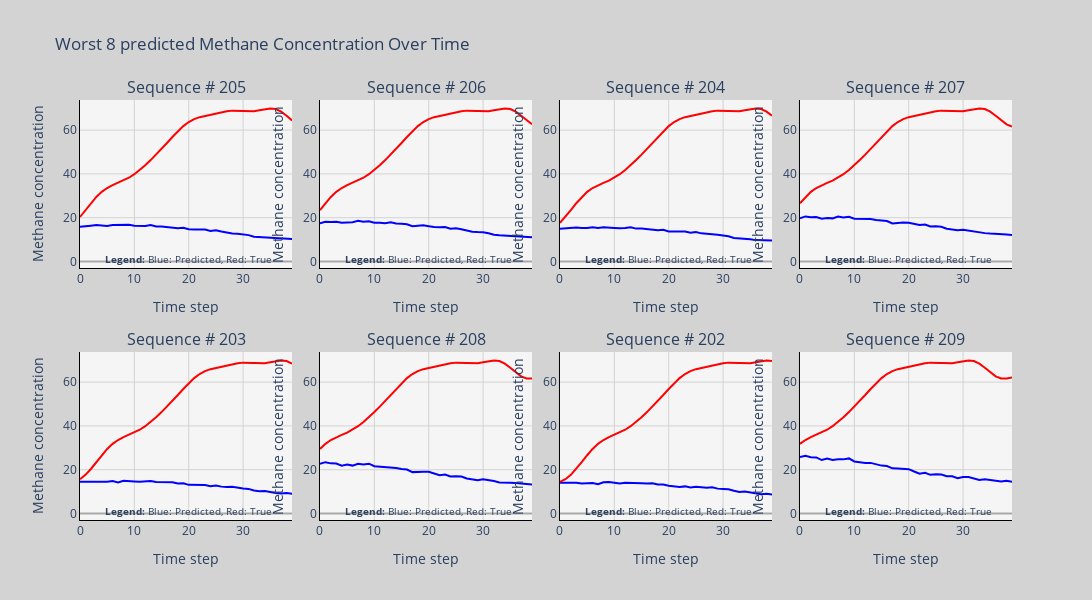

The notebook cell this image was saved under:
### Code cell
import plotly.graph_objects as go
import plotly.subplots as sp
import numpy as np

# What to plot:
best_or_worst_preds = "Worst"

# Define the grid layout
n_rows = 2
n_cols = 4
num_figures = n_rows * n_cols  # Ensure the grid can accommodate all figures

# Create a subplot figure
if best_or_worst_preds == "Best":
    fig = sp.make_subplots(rows=n_rows, cols=n_cols, 
                        subplot_titles=[f"Sequence # {i}" for i in idx_min_mae_vals],
                        horizontal_spacing=0.03, vertical_spacing=0.2)
elif best_or_worst_preds == "Worst":
    fig = sp.make_subplots(rows=n_rows, cols=n_cols, 
                        subplot_titles=[f"Sequence # {i}" for i in idx_max_mae_vals],
                        horizontal_spacing=0.03, vertical_spacing=0.2)

# Add traces to each subplot
for i in range(num_figures):
    row = (i // n_cols) + 1
    col = (i % n_cols) + 1
    
    #idx_meas = np.random.randint(low=0, high=pred.shape[0])
    if best_or_worst_preds == "Best":
        idx_meas = idx_min_mae_vals[i]
    elif best_or_worst_preds == "Worst":
        idx_meas = idx_max_mae_vals[i]

    fig.add_trace(go.Scatter(
        x=np.linspace(0, pred.shape[1] - 1, pred.shape[1]),
        y=pred[idx_meas, :, 0],
        name="Predicted",
        mode="lines",
        line=dict(color="blue"),
    ), row=row, col=col)
    
    fig.add_trace(go.Scatter(
        x=np.linspace(0, true.shape[1] - 1, true.shape[1]),
        y=true[idx_meas, :, 0],
        name="True",
        mode="lines",
        line=dict(color="red"),
    ), row=row, col=col)

      # Add individual legend annotations
    fig.add_annotation(
        x=20,
        y=1.15,
        xref=f"x{i + 1}",
        yref=f"y{i + 1}",
        showarrow=False,
        text="<b>Legend:</b> Blue: Predicted, Red: True",
        font=dict(size=10),
        align="center",
    )

# Update layout
fig.update_layout(
    showlegend=False,
    height=n_rows * 300,  # Adjust the height dynamically
    width=n_cols * 350,   # Adjust the width dynamically
    title_text=f"{best_or_worst_preds} {num_figures} predicted Methane Concentration Over Time",
    paper_bgcolor="lightgray",  # Background color outside the plots
    plot_bgcolor="whitesmoke"   # Background color inside the plots
)

# Update individual axes styles
for i in range(1, n_rows * n_cols + 1):
    fig['layout'][f'xaxis{i}'].update(
        title_text="Time step",  # Label for x-axis
        showgrid=True,  # Show gridlines
        gridcolor="lightgray",
        zerolinecolor="darkgray",  # Zero-line color
        linecolor="black",         # Axis line color
        tickcolor="black",         # Tick mark color
    )
    fig['layout'][f'yaxis{i}'].update(
        title_text="Methane concentration",
        showgrid=True,
        gridcolor="lightgray",
        zerolinecolor="darkgray",
        linecolor="black",
        tickcolor="black",
    )
# Show the figure
fig.show()

### Figure 1 — Plotly figure (JSON) as saved in the notebook; plotly's stock layout.template omitted (floating-point values rounded to 4 significant figures)
{"data": [{"line": {"color": "blue"}, "mode": "lines", "name": "Predicted", "type": "scatter", "x": [0, 1, 2, 3, 4, 5, 6, 7, 8, 9, 10, 11, 12, 13, 14, 15, 16, 17, 18, 19, 20, 21, 22, 23, 24, 25, 26, 27, 28, 29, 30, 31, 32, 33, 34, 35, 36, 37, 38, 39], "xaxis": "x", "y": [15.81, 16.26, 16.37, 16.65, 16.32, 16.26, 16.66, 16.75, 16.68, 16.73, 16.34, 16.29, 16.19, 16.65, 15.99, 16.02, 15.7, 15.24, 15.14, 15.4, 14.77, 14.61, 14.71, 14.65, 13.98, 14.29, 13.7, 13.13, 12.84, 12.72, 12.45, 12.06, 11.28, 11.16, 11.1, 10.77, 10.52, 10.5, 10.37, 10.25], "yaxis": "y"}, {"line": {"color": "red"}, "mode": "lines", "name": "True", "type": "scatter", "x": [0, 1, 2, 3, 4, 5, 6, 7, 8, 9, 10, 11, 12, 13, 14, 15, 16, 17, 18, 19, 20, 21, 22, 23, 24, 25, 26, 27, 28, 29, 30, 31, 32, 33, 34, 35, 36, 37, 38, 39], "xaxis": "x", "y": [20.34, 23.45, 26.61, 29.48, 31.81, 33.57, 34.85, 35.89, 36.96, 38.25, 39.86, 41.79, 43.97, 46.32, 48.79, 51.39, 54.1, 56.85, 59.48, 61.82, 63.69, 65.03, 65.9, 66.49, 67.01, 67.56, 68.15, 68.64, 68.89, 68.86, 68.65, 68.5, 68.6, 69.03, 69.59, 69.91, 69.59, 68.43, 66.56, 64.43], "yaxis": "y"}, {"line": {"color": "blue"}, "mode": "lines", "name": "Predicted", "type": "scatter", "x": [0, 1, 2, 3, 4, 5, 6, 7, 8, 9, 10, 11, 12, 13, 14, 15, 16, 17, 18, 19, 20, 21, 22, 23, 24, 25, 26, 27, 28, 29, 30, 31, 32, 33, 34, 35, 36, 37, 38, 39], "xaxis": "x2", "y": [17.41, 18.12, 18.04, 18.2, 17.73, 17.77, 17.96, 18.56, 18.16, 18.34, 17.74, 17.69, 17.48, 17.87, 17.32, 17.26, 16.97, 16.11, 16.29, 16.51, 16.14, 15.74, 15.7, 15.76, 14.99, 15.15, 14.74, 13.98, 13.55, 13.44, 13.38, 12.93, 12.24, 12.02, 11.89, 11.63, 11.54, 11.47, 11.23, 11.13], "yaxis": "y2"}, {"line": {"color": "red"}, "mode": "lines", "name": "True", "type": "scatter", "x": [0, 1, 2, 3, 4, 5, 6, 7, 8, 9, 10, 11, 12, 13, 14, 15, 16, 17, 18, 19, 20, 21, 22, 23, 24, 25, 26, 27, 28, 29, 30, 31, 32, 33, 34, 35, 36, 37, 38, 39], "xaxis": "x2", "y": [23.45, 26.61, 29.48, 31.81, 33.57, 34.85, 35.89, 36.96, 38.25, 39.86, 41.79, 43.97, 46.32, 48.79, 51.39, 54.1, 56.85, 59.48, 61.82, 63.69, 65.03, 65.9, 66.49, 67.01, 67.56, 68.15, 68.64, 68.89, 68.86, 68.65, 68.5, 68.6, 69.03, 69.59, 69.91, 69.59, 68.43, 66.56, 64.43, 62.64], "yaxis": "y2"}, {"line": {"color": "blue"}, "mode": "lines", "name": "Predicted", "type": "scatter", "x": [0, 1, 2, 3, 4, 5, 6, 7, 8, 9, 10, 11, 12, 13, 14, 15, 16, 17, 18, 19, 20, 21, 22, 23, 24, 25, 26, 27, 28, 29, 30, 31, 32, 33, 34, 35, 36, 37, 38, 39], "xaxis": "x3", "y": [14.92, 15.08, 15.27, 15.57, 15.3, 15.25, 15.66, 15.27, 15.64, 15.63, 15.36, 15.25, 15.28, 15.68, 15.03, 15.08, 14.77, 14.69, 14.3, 14.5, 13.74, 13.72, 13.77, 13.7, 13.12, 13.52, 12.86, 12.5, 12.45, 12.18, 11.81, 11.51, 10.71, 10.54, 10.58, 10.2, 9.769, 9.722, 9.763, 9.563], "yaxis": "y3"}, {"line": {"color": "red"}, "mode": "lines", "name": "True", "type": "scatter", "x": [0, 1, 2, 3, 4, 5, 6, 7, 8, 9, 10, 11, 12, 13, 14, 15, 16, 17, 18, 19, 20, 21, 22, 23, 24, 25, 26, 27, 28, 29, 30, 31, 32, 33, 34, 35, 36, 37, 38, 39], "xaxis": "x3", "y": [17.64, 20.34, 23.45, 26.61, 29.48, 31.81, 33.57, 34.85, 35.89, 36.96, 38.25, 39.86, 41.79, 43.97, 46.32, 48.79, 51.39, 54.1, 56.85, 59.48, 61.82, 63.69, 65.03, 65.9, 66.49, 67.01, 67.56, 68.15, 68.64, 68.89, 68.86, 68.65, 68.5, 68.6, 69.03, 69.59, 69.91, 69.59, 68.43, 66.56], "yaxis": "y3"}, {"line": {"color": "blue"}, "mode": "lines", "name": "Predicted", "type": "scatter", "x": [0, 1, 2, 3, 4, 5, 6, 7, 8, 9, 10, 11, 12, 13, 14, 15, 16, 17, 18, 19, 20, 21, 22, 23, 24, 25, 26, 27, 28, 29, 30, 31, 32, 33, 34, 35, 36, 37, 38, 39], "xaxis": "x4", "y": [19.75, 20.59, 20.26, 20.28, 19.58, 19.84, 19.7, 20.57, 20.09, 20.4, 19.53, 19.45, 19.15, 19.4, 18.95, 18.73, 18.49, 17.35, 17.66, 17.77, 17.65, 17.0, 16.64, 16.86, 16.02, 16.07, 15.85, 14.99, 14.57, 14.28, 14.49, 14.07, 13.48, 13.06, 12.96, 12.76, 12.7, 12.53, 12.33, 12.16], "yaxis": "y4"}, {"line": {"color": "red"}, "mode": "lines", "name": "True", "type": "scatter", "x": [0, 1, 2, 3, 4, 5, 6, 7, 8, 9, 10, 11, 12, 13, 14, 15, 16, 17, 18, 19, 20, 21, 22, 23, 24, 25, 26, 27, 28, 29, 30, 31, 32, 33, 34, 35, 36, 37, 38, 39], "xaxis": "x4", "y": [26.61, 29.48, 31.81, 33.57, 34.85, 35.89, 36.96, 38.25, 39.86, 41.79, 43.97, 46.32, 48.79, 51.39, 54.1, 56.85, 59.48, 61.82, 63.69, 65.03, 65.9, 66.49, 67.01, 67.56, 68.15, 68.64, 68.89, 68.86, 68.65, 68.5, 68.6, 69.03, 69.59, 69.91, 69.59, 68.43, 66.56, 64.43, 62.64, 61.66], "yaxis": "y4"}, {"line": {"color": "blue"}, "mode": "lines", "name": "Predicted", "type": "scatter", "x": [0, 1, 2, 3, 4, 5, 6, 7, 8, 9, 10, 11, 12, 13, 14, 15, 16, 17, 18, 19, 20, 21, 22, 23, 24, 25, 26, 27, 28, 29, 30, 31, 32, 33, 34, 35, 36, 37, 38, 39], "xaxis": "x5", "y": [14.46, 14.45, 14.56, 14.77, 14.48, 14.55, 14.8, 14.16, 14.92, 14.92, 14.66, 14.46, 14.63, 14.88, 14.4, 14.42, 14.16, 14.28, 13.72, 13.81, 13.08, 13.08, 12.92, 12.97, 12.45, 12.84, 12.28, 12.08, 12.24, 11.76, 11.45, 11.24, 10.48, 10.14, 10.25, 9.862, 9.33, 9.182, 9.343, 9.055], "yaxis": "y5"}, {"line": {"color": "red"}, "mode": "lines", "name": "True", "type": "scatter", "x": [0, 1, 2, 3, 4, 5, 6, 7, 8, 9, 10, 11, 12, 13, 14, 15, 16, 17, 18, 19, 20, 21, 22, 23, 24, 25, 26, 27, 28, 29, 30, 31, 32, 33, 34, 35, 36, 37, 38, 39], "xaxis": "x5", "y": [15.64, 17.64, 20.34, 23.45, 26.61, 29.48, 31.81, 33.57, 34.85, 35.89, 36.96, 38.25, 39.86, 41.79, 43.97, 46.32, 48.79, 51.39, 54.1, 56.85, 59.48, 61.82, 63.69, 65.03, 65.9, 66.49, 67.01, 67.56, 68.15, 68.64, 68.89, 68.86, 68.65, 68.5, 68.6, 69.03, 69.59, 69.91, 69.59, 68.43], "yaxis": "y5"}, {"line": {"color": "blue"}, "mode": "lines", "name": "Predicted", "type": "scatter", "x": [0, 1, 2, 3, 4, 5, 6, 7, 8, 9, 10, 11, 12, 13, 14, 15, 16, 17, 18, 19, 20, 21, 22, 23, 24, 25, 26, 27, 28, 29, 30, 31, 32, 33, 34, 35, 36, 37, 38, 39], "xaxis": "x6", "y": [22.65, 23.45, 22.9, 22.81, 21.86, 22.36, 21.88, 22.67, 22.34, 22.76, 21.6, 21.42, 21.07, 21.18, 20.74, 20.29, 20.11, 18.9, 19.12, 19.08, 19.08, 18.19, 17.47, 17.83, 16.92, 16.99, 16.88, 16.03, 15.78, 15.19, 15.64, 15.35, 14.81, 14.18, 14.25, 14.06, 13.89, 13.59, 13.62, 13.3], "yaxis": "y6"}, {"line": {"color": "red"}, "mode": "lines", "name": "True", "type": "scatter", "x": [0, 1, 2, 3, 4, 5, 6, 7, 8, 9, 10, 11, 12, 13, 14, 15, 16, 17, 18, 19, 20, 21, 22, 23, 24, 25, 26, 27, 28, 29, 30, 31, 32, 33, 34, 35, 36, 37, 38, 39], "xaxis": "x6", "y": [29.48, 31.81, 33.57, 34.85, 35.89, 36.96, 38.25, 39.86, 41.79, 43.97, 46.32, 48.79, 51.39, 54.1, 56.85, 59.48, 61.82, 63.69, 65.03, 65.9, 66.49, 67.01, 67.56, 68.15, 68.64, 68.89, 68.86, 68.65, 68.5, 68.6, 69.03, 69.59, 69.91, 69.59, 68.43, 66.56, 64.43, 62.64, 61.66, 61.6], "yaxis": "y6"}, {"line": {"color": "blue"}, "mode": "lines", "name": "Predicted", "type": "scatter", "x": [0, 1, 2, 3, 4, 5, 6, 7, 8, 9, 10, 11, 12, 13, 14, 15, 16, 17, 18, 19, 20, 21, 22, 23, 24, 25, 26, 27, 28, 29, 30, 31, 32, 33, 34, 35, 36, 37, 38, 39], "xaxis": "x7", "y": [14.05, 14.06, 14.0, 14.03, 13.67, 13.89, 13.92, 13.37, 14.29, 14.35, 14.05, 13.75, 14.02, 14.09, 13.92, 13.87, 13.69, 13.77, 13.23, 13.22, 12.66, 12.53, 12.14, 12.39, 11.87, 12.18, 11.87, 11.73, 11.97, 11.36, 11.23, 11.08, 10.43, 9.879, 10.0, 9.611, 9.15, 8.843, 9.025, 8.685], "yaxis": "y7"}, {"line": {"color": "red"}, "mode": "lines", "name": "True", "type": "scatter", "x": [0, 1, 2, 3, 4, 5, 6, 7, 8, 9, 10, 11, 12, 13, 14, 15, 16, 17, 18, 19, 20, 21, 22, 23, 24, 25, 26, 27, 28, 29, 30, 31, 32, 33, 34, 35, 36, 37, 38, 39], "xaxis": "x7", "y": [14.42, 15.64, 17.64, 20.34, 23.45, 26.61, 29.48, 31.81, 33.57, 34.85, 35.89, 36.96, 38.25, 39.86, 41.79, 43.97, 46.32, 48.79, 51.39, 54.1, 56.85, 59.48, 61.82, 63.69, 65.03, 65.9, 66.49, 67.01, 67.56, 68.15, 68.64, 68.89, 68.86, 68.65, 68.5, 68.6, 69.03, 69.59, 69.91, 69.59], "yaxis": "y7"}, {"line": {"color": "blue"}, "mode": "lines", "name": "Predicted", "type": "scatter", "x": [0, 1, 2, 3, 4, 5, 6, 7, 8, 9, 10, 11, 12, 13, 14, 15, 16, 17, 18, 19, 20, 21, 22, 23, 24, 25, 26, 27, 28, 29, 30, 31, 32, 33, 34, 35, 36, 37, 38, 39], "xaxis": "x8", "y": [25.77, 26.4, 25.74, 25.61, 24.42, 25.11, 24.4, 24.76, 24.72, 25.17, 23.77, 23.42, 23.08, 23.12, 22.57, 21.87, 21.68, 20.62, 20.53, 20.39, 20.27, 19.18, 18.21, 18.61, 17.66, 17.87, 17.79, 17.01, 16.99, 16.14, 16.69, 16.62, 16.06, 15.31, 15.64, 15.38, 15.04, 14.59, 14.96, 14.49], "yaxis": "y8"}, {"line": {"color": "red"}, "mode": "lines", "name": "True", "type": "scatter", "x": [0, 1, 2, 3, 4, 5, 6, 7, 8, 9, 10, 11, 12, 13, 14, 15, 16, 17, 18, 19, 20, 21, 22, 23, 24, 25, 26, 27, 28, 29, 30, 31, 32, 33, 34, 35, 36, 37, 38, 39], "xaxis": "x8", "y": [31.81, 33.57, 34.85, 35.89, 36.96, 38.25, 39.86, 41.79, 43.97, 46.32, 48.79, 51.39, 54.1, 56.85, 59.48, 61.82, 63.69, 65.03, 65.9, 66.49, 67.01, 67.56, 68.15, 68.64, 68.89, 68.86, 68.65, 68.5, 68.6, 69.03, 69.59, 69.91, 69.59, 68.43, 66.56, 64.43, 62.64, 61.66, 61.6, 62.16], "yaxis": "y8"}], "layout": {"annotations": [{"font": {"size": 16}, "showarrow": false, "text": "Sequence # 205", "x": 0.1138, "xanchor": "center", "xref": "paper", "y": 1, "yanchor": "bottom", "yref": "paper"}, {"font": {"size": 16}, "showarrow": false, "text": "Sequence # 206", "x": 0.3712, "xanchor": "center", "xref": "paper", "y": 1, "yanchor": "bottom", "yref": "paper"}, {"font": {"size": 16}, "showarrow": false, "text": "Sequence # 204", "x": 0.6288, "xanchor": "center", "xref": "paper", "y": 1, "yanchor": "bottom", "yref": "paper"}, {"font": {"size": 16}, "showarrow": false, "text": "Sequence # 207", "x": 0.8862, "xanchor": "center", "xref": "paper", "y": 1, "yanchor": "bottom", "yref": "paper"}, {"font": {"size": 16}, "showarrow": false, "text": "Sequence # 203", "x": 0.1138, "xanchor": "center", "xref": "paper", "y": 0.4, "yanchor": "bottom", "yref": "paper"}, {"font": {"size": 16}, "showarrow": false, "text": "Sequence # 208", "x": 0.3712, "xanchor": "center", "xref": "paper", "y": 0.4, "yanchor": "bottom", "yref": "paper"}, {"font": {"size": 16}, "showarrow": false, "text": "Sequence # 202", "x": 0.6288, "xanchor": "center", "xref": "paper", "y": 0.4, "yanchor": "bottom", "yref": "paper"}, {"font": {"size": 16}, "showarrow": false, "text": "Sequence # 209", "x": 0.8862, "xanchor": "center", "xref": "paper", "y": 0.4, "yanchor": "bottom", "yref": "paper"}, {"align": "center", "font": {"size": 10}, "showarrow": false, "text": "<b>Legend:</b> Blue: Predicted, Red: True", "x": 20, "xref": "x", "y": 1.15, "yref": "y"}, {"align": "center", "font": {"size": 10}, "showarrow": false, "text": "<b>Legend:</b> Blue: Predicted, Red: True", "x": 20, "xref": "x2", "y": 1.15, "yref": "y2"}, {"align": "center", "font": {"size": 10}, "showarrow": false, "text": "<b>Legend:</b> Blue: Predicted, Red: True", "x": 20, "xref": "x3", "y": 1.15, "yref": "y3"}, {"align": "center", "font": {"size": 10}, "showarrow": false, "text": "<b>Legend:</b> Blue: Predicted, Red: True", "x": 20, "xref": "x4", "y": 1.15, "yref": "y4"}, {"align": "center", "font": {"size": 10}, "showarrow": false, "text": "<b>Legend:</b> Blue: Predicted, Red: True", "x": 20, "xref": "x5", "y": 1.15, "yref": "y5"}, {"align": "center", "font": {"size": 10}, "showarrow": false, "text": "<b>Legend:</b> Blue: Predicted, Red: True", "x": 20, "xref": "x6", "y": 1.15, "yref": "y6"}, {"align": "center", "font": {"size": 10}, "showarrow": false, "text": "<b>Legend:</b> Blue: Predicted, Red: True", "x": 20, "xref": "x7", "y": 1.15, "yref": "y7"}, {"align": "center", "font": {"size": 10}, "showarrow": false, "text": "<b>Legend:</b> Blue: Predicted, Red: True", "x": 20, "xref": "x8", "y": 1.15, "yref": "y8"}], "height": 600, "paper_bgcolor": "lightgray", "plot_bgcolor": "whitesmoke", "showlegend": false, "title": {"text": "Worst 8 predicted Methane Concentration Over Time"}, "width": 1400, "xaxis": {"anchor": "y", "domain": [0, 0.2275], "gridcolor": "lightgray", "linecolor": "black", "showgrid": true, "tickcolor": "black", "title": {"text": "Time step"}, "zerolinecolor": "darkgray"}, "xaxis2": {"anchor": "y2", "domain": [0.2575, 0.485], "gridcolor": "lightgray", "linecolor": "black", "showgrid": true, "tickcolor": "black", "title": {"text": "Time step"}, "zerolinecolor": "darkgray"}, "xaxis3": {"anchor": "y3", "domain": [0.515, 0.7425], "gridcolor": "lightgray", "linecolor": "black", "showgrid": true, "tickcolor": "black", "title": {"text": "Time step"}, "zerolinecolor": "darkgray"}, "xaxis4": {"anchor": "y4", "domain": [0.7725, 1], "gridcolor": "lightgray", "linecolor": "black", "showgrid": true, "tickcolor": "black", "title": {"text": "Time step"}, "zerolinecolor": "darkgray"}, "xaxis5": {"anchor": "y5", "domain": [0, 0.2275], "gridcolor": "lightgray", "linecolor": "black", "showgrid": true, "tickcolor": "black", "title": {"text": "Time step"}, "zerolinecolor": "darkgray"}, "xaxis6": {"anchor": "y6", "domain": [0.2575, 0.485], "gridcolor": "lightgray", "linecolor": "black", "showgrid": true, "tickcolor": "black", "title": {"text": "Time step"}, "zerolinecolor": "darkgray"}, "xaxis7": {"anchor": "y7", "domain": [0.515, 0.7425], "gridcolor": "lightgray", "linecolor": "black", "showgrid": true, "tickcolor": "black", "title": {"text": "Time step"}, "zerolinecolor": "darkgray"}, "xaxis8": {"anchor": "y8", "domain": [0.7725, 1], "gridcolor": "lightgray", "linecolor": "black", "showgrid": true, "tickcolor": "black", "title": {"text": "Time step"}, "zerolinecolor": "darkgray"}, "yaxis": {"anchor": "x", "domain": [0.6, 1], "gridcolor": "lightgray", "linecolor": "black", "showgrid": true, "tickcolor": "black", "title": {"text": "Methane concentration"}, "zerolinecolor": "darkgray"}, "yaxis2": {"anchor": "x2", "domain": [0.6, 1], "gridcolor": "lightgray", "linecolor": "black", "showgrid": true, "tickcolor": "black", "title": {"text": "Methane concentration"}, "zerolinecolor": "darkgray"}, "yaxis3": {"anchor": "x3", "domain": [0.6, 1], "gridcolor": "lightgray", "linecolor": "black", "showgrid": true, "tickcolor": "black", "title": {"text": "Methane concentration"}, "zerolinecolor": "darkgray"}, "yaxis4": {"anchor": "x4", "domain": [0.6, 1], "gridcolor": "lightgray", "linecolor": "black", "showgrid": true, "tickcolor": "black", "title": {"text": "Methane concentration"}, "zerolinecolor": "darkgray"}, "yaxis5": {"anchor": "x5", "domain": [0, 0.4], "gridcolor": "lightgray", "linecolor": "black", "showgrid": true, "tickcolor": "black", "title": {"text": "Methane concentration"}, "zerolinecolor": "darkgray"}, "yaxis6": {"anchor": "x6", "domain": [0, 0.4], "gridcolor": "lightgray", "linecolor": "black", "showgrid": true, "tickcolor": "black", "title": {"text": "Methane concentration"}, "zerolinecolor": "darkgray"}, "yaxis7": {"anchor": "x7", "domain": [0, 0.4], "gridcolor": "lightgray", "linecolor": "black", "showgrid": true, "tickcolor": "black", "title": {"text": "Methane concentration"}, "zerolinecolor": "darkgray"}, "yaxis8": {"anchor": "x8", "domain": [0, 0.4], "gridcolor": "lightgray", "linecolor": "black", "showgrid": true, "tickcolor": "black", "title": {"text": "Methane concentration"}, "zerolinecolor": "darkgray"}}}
